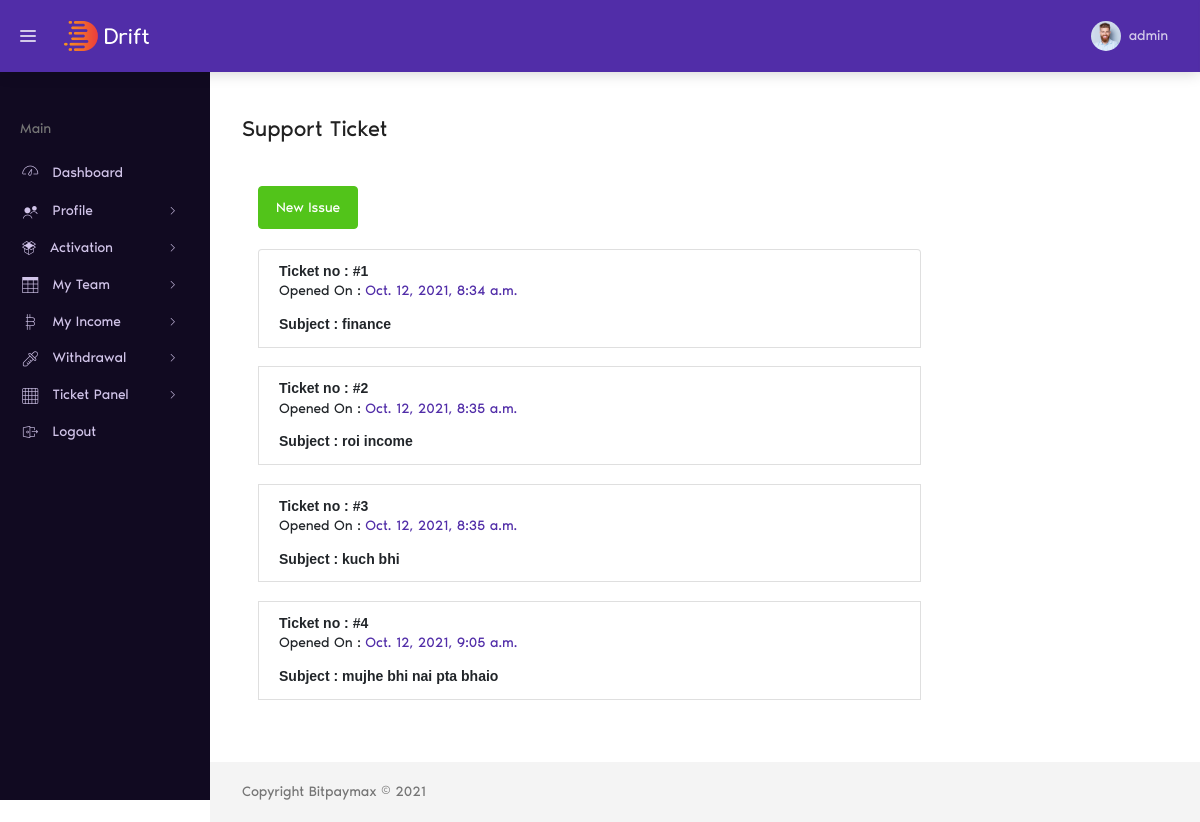
Before: /profile/support-ticket/ (signed in) with the older database file.
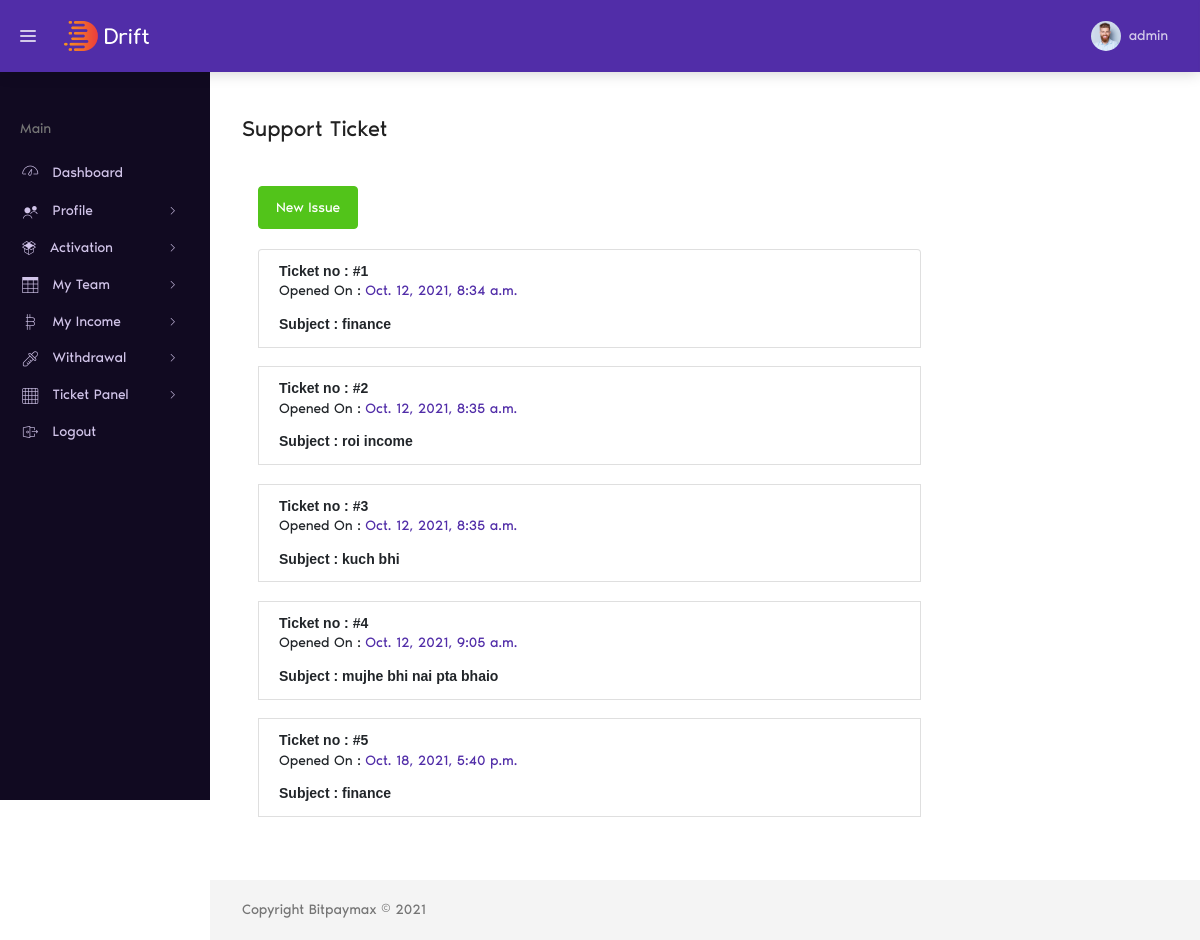
After: the same page with the newer database file.
### profile_app/models.py (models this page shows)
class SupportTicket(models.Model):
    user = models.ForeignKey("account.Account", on_delete=CASCADE, related_name="ticket_user")
    createdOn = models.DateTimeField(auto_now_add=True)
    subject = models.CharField(default="", max_length=300)
    prob = models.TextField()

### profile_app/views.py (the view, shortened to what this page needs)
# urls.py: path('support-ticket/', views.supportTicket, name="supportticket"),
@login_required
def supportTicket(request):
    user = request.user
    tickets = SupportTicket.objects.filter(user=user)
    d = {
        'tickets' : tickets,
    }
    return render(request,'supportticket.html',d)

### profile_app/templates/supportticket.html (shortened to what this page needs)
{% extends "base.html" %}
{% load static %}
{% block content %}
<div class="dt-content-wrapper">
    <div class="dt-content">
        <div class="dt-page__header">
            <h1 class="dt-page__title">Support Ticket</h1>
        </div>
        <div class="container">
            <section class="content">
                <div class="row">
                    <div class="col-md-9">
                        <div class="grid support-content">
                            <div class="grid-body">
                                <button type="button" class="btn btn-success pull-right" data-toggle="modal"
                                    data-target="#newIssue">New Issue</button><br>
                                <br>
                                <div class="row">
                                    <div class="col-md-12">
                                        <ul class="list-group fa-padding">
                                            {% for ticket in tickets %}
                                            <li onclick="modelOpened('{{ticket.prob}}')" style="background-color: white;" class="list-group-item"
                                                data-toggle="modal" data-target="#issue">
                                                <div class="media">
                                                    <div class="media-body">
                                                        <strong>Ticket no : #{{ ticket.id }}</strong>
                                                        <p class="info">Opened On : <a href="#">{{ ticket.createdOn}}</a>
                                                        </p>
                                                        <strong>Subject : {{ ticket.subject }}</strong>
                                                    </div>
                                                </div>
                                            </li>
                                            <br>
                                            {% endfor %}
                                        </ul>
                                    </div>
                                </div>
                            </div>
                        </div>
                    </div>
                </div>
            </section>
        </div>
    </div>
    <footer class="dt-footer">
        Copyright Bitpaymax © 2021
    </footer>
</div>
{% endblock content %}

Changed rows visible on the page:
added SupportTicket: id "5", createdOn "Oct. 18, 2021, 5:40 p.m.", subject "finance"
